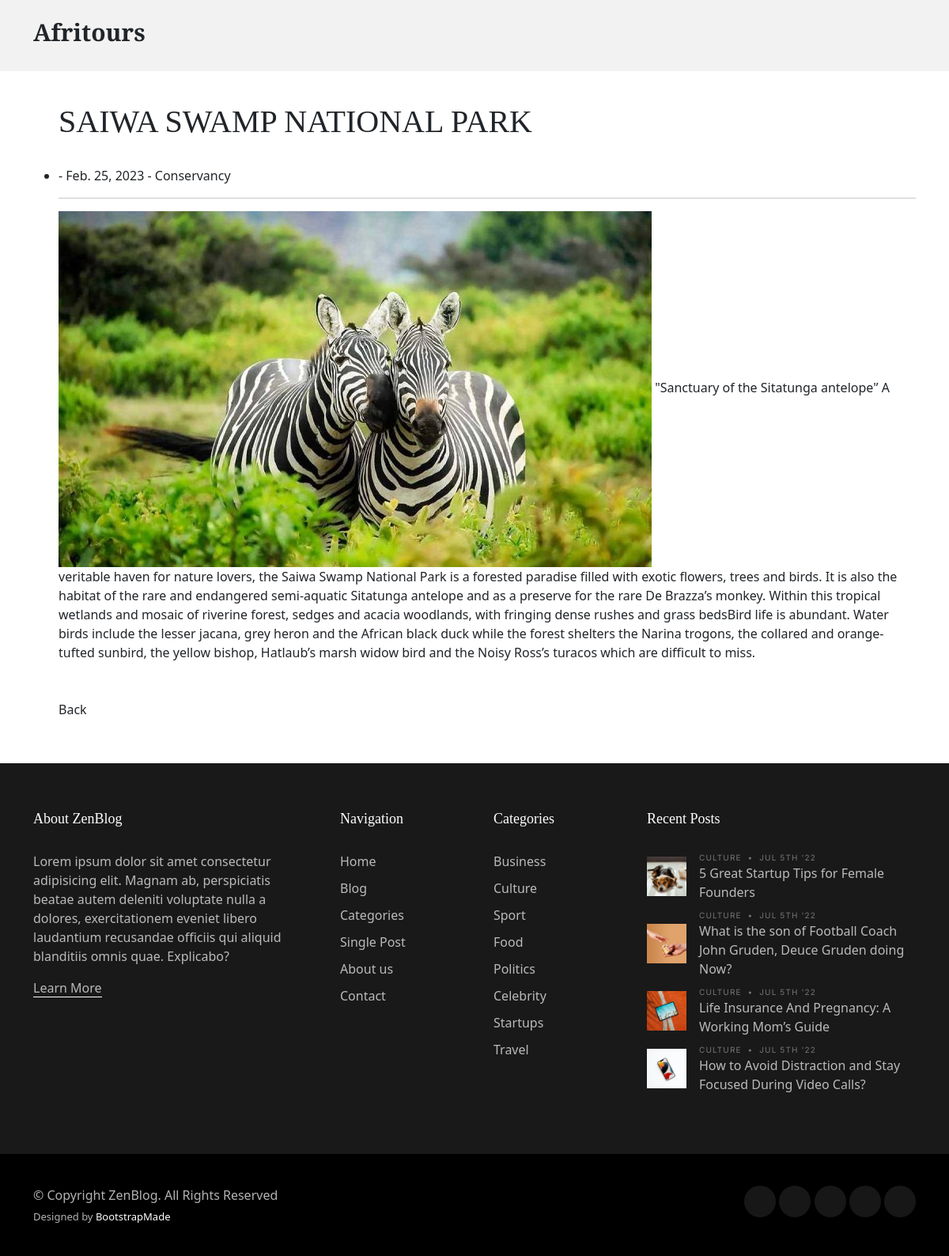
The app's page /article/9 with its own data.
### tours/models.py (models this page shows, shortened)
class Post (models.Model):
    title = models.CharField(max_length=250)
    title_tag = models.CharField(max_length=250, blank=True, null=True)
    author = models.ForeignKey(User, on_delete=models.CASCADE)
    body = models.TextField()
    post_date = models.DateField(auto_now_add=True)
    image = models.ImageField(null=True, blank=True, upload_to='tours/image')
    country = models.CharField(max_length=250, null=True, blank=True)
    category = models.ForeignKey(Category, on_delete=models.PROTECT, default=1)

class Category(models.Model):
    name = models.CharField(max_length=255)
    def __str__(self):
        return self.name

### tours/views.py (the view)
# urls.py: path("article/<int:pk>", DetailView.as_view(), name="article_detail"),
class DetailView(DetailView):
    model = Post
    template_name = 'tours/detail.html'

### templates/tours/detail.html (shortened to what this page needs)
{% extends 'tours/index.html'%}
{% load static %}
{% block main %}
<div>
    <ul>
        <h1>{{post.title}}</h1>
        <br>
        <li>{{post.author.first_name}}  - {{post.post_date}} - {{post.category}} </li>
        <hr>
        <div>
            <img src="{{post.image.url}}" alt="" class="">
            {{post.body}}
        </div>
        <br>
        <br>
        <a href="{% url 'home' %}">Back</a>
    </ul>
</div>
{% endblock %}

### static/assets/css/variables.css (style rules this page uses)
:root { --font-default: 'EB Garamond', system-ui, -apple-system, "Segoe UI", Roboto, "Helvetica Neue", Arial, "Noto Sans", "Liberation Sans", sans-serif, "Apple Color Emoji", "Segoe UI Emoji", "Segoe UI Symbol", "Noto Color Emoji"; --font-primary: 'EB Garamond', serif; --font-secondary: 'Inter', sans-serif; --color-default: #212529; --color-default-rgb: 33, 37, 41; --color-links: #212529; --color-links-hover: #15171a; --color-primary: #212529; --color-primary-light: #26282c; --color-primary-dark: #0b0c0e; --color-primary-rgb: 33, 37, 41; --color-primary-light-rgb: 38, 40, 44; --color-primary-dark-rgb: 11, 12, 14; --color-secondary: #596d80; --color-secondary-light: #8498aa; --color-secondary-dark: #404f5c; --color-secondary-rgb: 89, 109, 128; --color-secondary-light-rgb: 132, 152, 170; --color-secondary-dark-rgb: 64, 79, 92; --color-blue: #0d6efd; --color-blue-rgb: 13, 110, 253; --color-indigo: #6610f2; --color-indigo-rgb: 102, 16, 242; --color-purple: #6f42c1; --color-purple-rgb: 111, 66, 193; --color-pink: #f3268c; --color-pink-rgb: 243, 38, 140; --color-red: #df1529; --color-red-rgb: 223, 21, 4; --color-orange: #fd7e14; --color-orange-rgb: 253, 126, 20; --color-yellow: #ffc107; --color-yellow-rgb: 255, 193, 7; --color-green: #059652; --color-green-rgb: 5, 150, 82; --color-teal: #20c997; --color-teal-rgb: 32, 201, 151; --color-cyan: #0dcaf0; --color-cyan-rgb: 13, 202, 240; --color-white: #ffffff; --color-white-rgb: 255, 255, 255; --color-gray: #6c757d; --color-gray-rgb: 108, 117, 125; --color-black: #000000; --color-black-rgb: 0, 0, 0; }
:root { --bs-blue: var(--color-blue); --bs-indigo: var(--color-indigo); --bs-purple: var(--color-purple); --bs-pink: var(--color-pink); --bs-red: var(--color-red); --bs-orange: var(--color-orange); --bs-yellow: var(--color-yellow); --bs-green: var(--color-green); --bs-teal: var(--color-teal); --bs-cyan: var(--color-cyan); --bs-white: var(--color-white); --bs-gray: var(--color-gray); --bs-gray-dark: #343a40; --bs-gray-100: #f8f9fa; --bs-gray-200: #e9ecef; --bs-gray-300: #dee2e6; --bs-gray-400: #ced4da; --bs-gray-500: #adb5bd; --bs-gray-600: #6c757d; --bs-gray-700: #495057; --bs-gray-800: #343a40; --bs-gray-900: #212529; --bs-primary: var(--color-blue); --bs-secondary: var(--color-blue); --bs-success: #198754; --bs-info: #0dcaf0; --bs-warning: #ffc107; --bs-danger: #dc3545; --bs-light: #f8f9fa; --bs-dark: #212529; --bs-primary-rgb: var(--color-primary-rgb); --bs-secondary-rgb: var(--color-secondary-rgb); --bs-success-rgb: 25, 135, 84; --bs-info-rgb: 13, 202, 240; --bs-warning-rgb: 255, 193, 7; --bs-danger-rgb: 220, 53, 69; --bs-light-rgb: 248, 249, 250; --bs-dark-rgb: 33, 37, 41; --bs-white-rgb: var(--color-white-rgb); --bs-black-rgb: var(--color-black-rgb); --bs-body-color-rgb: var(--color-default-rgb); --bs-body-bg-rgb: 255, 255, 255; --bs-font-sans-serif: var(--font-default); --bs-font-monospace: SFMono-Regular, Menlo, Monaco, Consolas, "Liberation Mono", "Courier New", monospace; --bs-gradient: linear-gradient(180deg, rgba(255, 255, 255, 0.15), rgba(255, 255, 255, 0)); --bs-body-font-family: var(--font-default); --bs-body-font-size: 1rem; --bs-body-font-weight: 400; --bs-body-line-height: 1.5; --bs-body-color: var(--color-default); --bs-body-bg: #fff; }

### static/assets/css/main.css (style rules this page uses)
:root { scroll-behavior: smooth; }
body { color: rgba(var(--color-primary-rgb), 1); }
a { color: var(--color-links); text-decoration: none; }
h1, h2, h3, h4, h5, h6 { font-family: var(--font-primary); }

### records on screen
Post: title "SAIWA SWAMP NATIONAL PARK", post_date "Feb. 25, 2023", category "Conservancy", image (picture), body "\"Sanctuary of the Sitatunga antelope'’ A veritable haven for nature lovers, the Saiwa Swamp National Park is a forested paradise filled with exotic flowers, trees and birds. It is also the habitat of the rare and endangered semi-aquatic Sitatunga antelope and as a preserve for the rare De Brazza’s monkey. Within this tropical wetlands and mosaic of riverine forest, sedges and acacia woodlands, with fringing dense rushes and grass bedsBird life is abundant. Water birds include the lesser jacana, grey heron and the African black duck while the forest shelters the Narina trogons, the collared and orange-tufted sunbird, the yellow bishop, Hatlaub’s marsh widow bird and the Noisy Ross’s turacos…"
